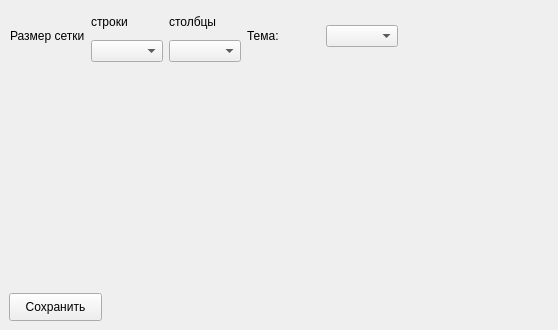
<?xml version="1.0" encoding="UTF-8"?>
<ui version="4.0">
 <class>MainWindowSettings</class>
 <widget class="QWidget" name="MainWindowSettings">
  <property name="geometry">
   <rect>
    <x>0</x>
    <y>0</y>
    <width>558</width>
    <height>330</height>
   </rect>
  </property>
  <property name="windowTitle">
   <string>Настройки</string>
  </property>
  <widget class="QPushButton" name="_save">
   <property name="geometry">
    <rect>
     <x>9</x>
     <y>293</y>
     <width>93</width>
     <height>28</height>
    </rect>
   </property>
   <property name="text">
    <string>Сохранить</string>
   </property>
  </widget>
  <widget class="QWidget" name="">
   <property name="geometry">
    <rect>
     <x>10</x>
     <y>10</y>
     <width>388</width>
     <height>52</height>
    </rect>
   </property>
   <layout class="QHBoxLayout" name="horizontalLayout_3">
    <item>
     <layout class="QHBoxLayout" name="horizontalLayout_2">
      <item>
       <widget class="QLabel" name="label">
        <property name="text">
         <string>Размер сетки</string>
        </property>
       </widget>
      </item>
      <item>
       <layout class="QHBoxLayout" name="horizontalLayout">
        <item>
         <layout class="QVBoxLayout" name="verticalLayout">
          <item>
           <widget class="QLabel" name="label_2">
            <property name="text">
             <string>строки</string>
            </property>
           </widget>
          </item>
          <item>
           <widget class="QComboBox" name="comboBox"/>
          </item>
         </layout>
        </item>
        <item>
         <layout class="QVBoxLayout" name="verticalLayout_2">
          <item>
           <widget class="QLabel" name="label_3">
            <property name="text">
             <string>столбцы</string>
            </property>
           </widget>
          </item>
          <item>
           <widget class="QComboBox" name="comboBox_2"/>
          </item>
         </layout>
        </item>
       </layout>
      </item>
     </layout>
    </item>
    <item>
     <widget class="QLabel" name="label_4">
      <property name="text">
       <string>Тема:</string>
      </property>
     </widget>
    </item>
    <item>
     <widget class="QComboBox" name="_themeMod"/>
    </item>
   </layout>
  </widget>
 </widget>
 <resources/>
 <connections/>
</ui>
